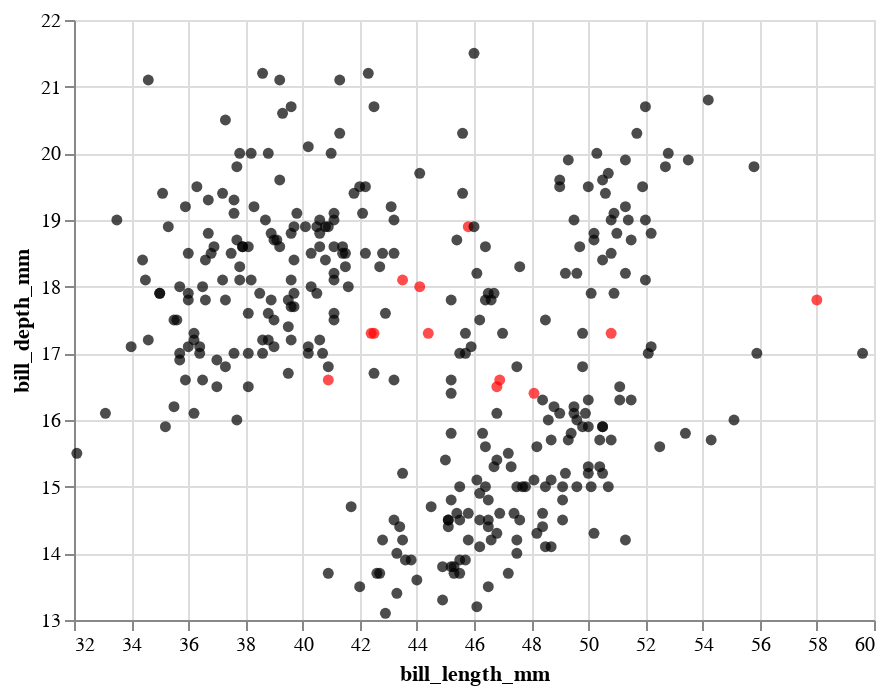

Notebook code cell kept with this figure:
### Code cell
alt.Chart(df).mark_circle().encode(
    x=alt.X(cols[0], scale=alt.Scale(zero=False)),
    y=alt.Y(cols[1], scale=alt.Scale(zero=False)),
    color=alt.condition(alt.datum.correct, alt.value("black"), alt.value("red"))
)

### Figure 1 — Vega-Lite specification as saved in the notebook (floating-point values rounded to 4 significant figures; data arrays with more than 128 entries replaced by an {"elided": "..."} marker saying what was removed)
{"config": {"view": {"continuousWidth": 400, "continuousHeight": 300}}, "data": {"name": "data-3aa4250e5c620061572c2d99c364ddec"}, "mark": "circle", "encoding": {"color": {"condition": {"value": "black", "test": "datum.correct"}, "value": "red"}, "x": {"field": "bill_length_mm", "scale": {"zero": false}, "type": "quantitative"}, "y": {"field": "bill_depth_mm", "scale": {"zero": false}, "type": "quantitative"}}, "$schema": "https://vega.github.io/schema/vega-lite/v4.17.0.json", "datasets": {"data-3aa4250e5c620061572c2d99c364ddec": {"elided": "333 records"}}}
